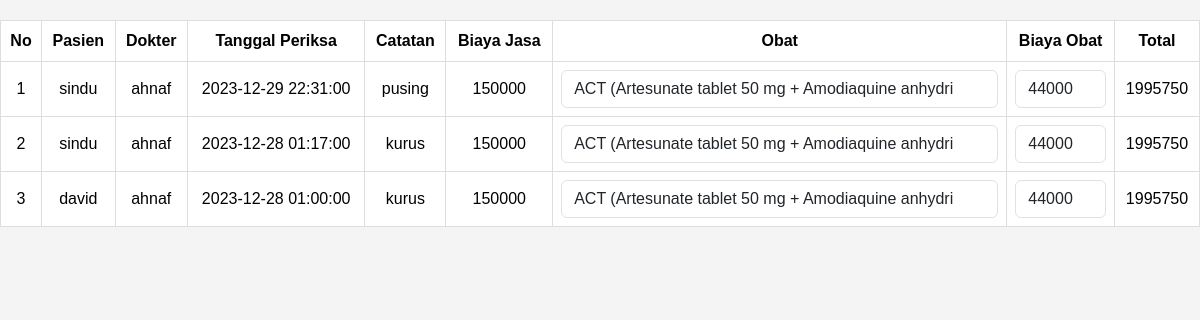
Screenshot of /detail_periksa.php (signed in) with the database file from the repository.
### tables this page shows
CREATE TABLE `periksa` (
  `id` int(10) UNSIGNED NOT NULL,
  `id_pasien` int(11) UNSIGNED NOT NULL,
  `id_dokter` int(11) UNSIGNED NOT NULL,
  `tgl_periksa` datetime NOT NULL,
  `catatan` text NOT NULL,
  `biaya_periksa` int(100) NOT NULL
);

CREATE TABLE `pasien` (
  `id` int(10) UNSIGNED NOT NULL,
  `nama` varchar(255) DEFAULT NULL,
  `alamat` varchar(255) DEFAULT NULL,
  `no_hp` varchar(50) DEFAULT NULL
);

CREATE TABLE `dokter` (
  `id` int(10) UNSIGNED NOT NULL,
  `nama` varchar(255) DEFAULT NULL,
  `alamat` varchar(255) DEFAULT NULL,
  `no_hp` varchar(50) DEFAULT NULL
);

### detail_periksa.php (the view, shortened to what this page needs)
<?php
include_once("koneksi.php");
?>
<!DOCTYPE html>
<html lang="en">
<head>
<link href="https://cdn.jsdelivr.net/npm/bootstrap@5.3.2/dist/css/bootstrap.min.css" rel="stylesheet">
<link rel="stylesheet" type="text/css" href="style.css">
</head>
<body>
    <table class="table table-hover">
        <thead>
            <tr>
                <th scope="col" style="text-align: center; vertical-align: middle;">No</th>
                <th scope="col" style="text-align: center; vertical-align: middle;">Pasien</th>
                <th scope="col" style="text-align: center; vertical-align: middle;">Dokter</th>
                <th scope="col" style="text-align: center; vertical-align: middle;">Tanggal Periksa</th>
                <th scope="col" style="text-align: center; vertical-align: middle;">Catatan</th>
                <th scope="col" style="text-align: center; vertical-align: middle;">Biaya Jasa</th>
                <th scope="col" style="text-align: center; vertical-align: middle;">Obat</th>
                <th scope="col" style="text-align: center; vertical-align: middle;">Biaya Obat</th>
                <th scope="col" style="text-align: center; vertical-align: middle;">Total</th>
            </tr>
        </thead>
        <tbody>
            <?php
            $result = mysqli_query($mysqli, "SELECT pr.*,d.nama as 'nama_dokter', p.nama as 'nama_pasien' FROM periksa pr LEFT JOIN dokter d ON (pr.id_dokter=d.id) LEFT JOIN pasien p ON (pr.id_pasien=p.id) ORDER BY pr.tgl_periksa DESC");
            $no = 1;
            while ($data = mysqli_fetch_array($result)) {
            ?>
                <tr>
                    <td class="text-center align-middle"><?php echo $no++ ?></td>
                    <td class="text-center align-middle"><?php echo $data['nama_pasien'] ?></td>
                    <td class="text-center align-middle"><?php echo $data['nama_dokter'] ?></td>
                    <td class="text-center align-middle"><?php echo $data['tgl_periksa'] ?></td>
                    <td class="text-center align-middle"><?php echo $data['catatan'] ?></td>
                    <td class="text-center align-middle"><?php echo $data['biaya_periksa'] ?></td>
                    <td class="text-center align-middle"><select class="form-control" name="id_obat">
            <?php
            $selected = '';
            $obat = mysqli_query($mysqli, "SELECT * FROM obat");
            while ($data = mysqli_fetch_array($obat)) {
                if ($data['id'] == $id_obat) {
                    $selected = 'selected="selected"';
                } else {
                    $selected = '';
                }
            ?>
                <option value="<?php echo $data['id'] ?>" <?php echo $selected ?>><?php echo $data['nama_obat'] ?></option>
            <?php
            }
            ?>
        </select></td>
                    <td class="text-center align-middle"><select class="form-control" name="id_obat">
            <?php
            $selected = '';
            $obat = mysqli_query($mysqli, "SELECT * FROM obat");
            while ($data = mysqli_fetch_array($obat)) {
                if ($data['id'] == $id_obat) {
                    $selected = 'selected="selected"';
                } else {
                    $selected = '';
                }
            ?>
                <option value="<?php echo $data['id'] ?>" <?php echo $selected ?>><?php echo $data['harga'] ?></option>
            <?php
            }
            ?>
        </select></td>
        <td class="text-center align-middle"><?php
                $sql = "SELECT harga FROM obat";
                $hasil = mysqli_query($mysqli, $sql);
                $harga1 = 0;
                while($data = mysqli_fetch_array($hasil)){
                    $harga1 += $data['harga'];
                }
                $sql = "SELECT biaya_periksa FROM periksa";
                $hasil = mysqli_query($mysqli, $sql);
                $harga2 = 0;
                while($data = mysqli_fetch_array($hasil)){
                    $harga2 += $data['biaya_periksa'];
                }
                $total = $harga1 + $harga2;
            ?>
            <?php echo $total; ?></h2></td>
                </tr>
            <?php
            }
            ?>
        </tbody>
    </table>
</body>
</html>

### style.css (style rules this page uses)
body { font-family: Arial, sans-serif; background-color: #f4f4f4; margin: 0; padding: 0; }
.table { width: 100%; border-collapse: collapse; margin-top: 20px; }
th, td { border: 1px solid #ddd; padding: 8px; text-align: left; }
th { background-color: #007bff; color: white; }
tr:nth-child(even) { background-color: #f2f2f2; }

### rows the page displays
periksa: id_pasien.nama "sindu", id_dokter.nama "ahnaf", tgl_periksa "2023-12-29 22:31:00", catatan "pusing", biaya_periksa "150000", total "1995750"
periksa: id_pasien.nama "sindu", id_dokter.nama "ahnaf", tgl_periksa "2023-12-28 01:17:00", catatan "kurus", biaya_periksa "150000", total "1995750"
periksa: id_pasien.nama "david", id_dokter.nama "ahnaf", tgl_periksa "2023-12-28 01:00:00", catatan "kurus", biaya_periksa "150000", total "1995750"

### other values shown
form field id_obat "ACT (Artesunate tablet 50 mg + Amodiaquine anhydri"
form field id_obat "44000"
